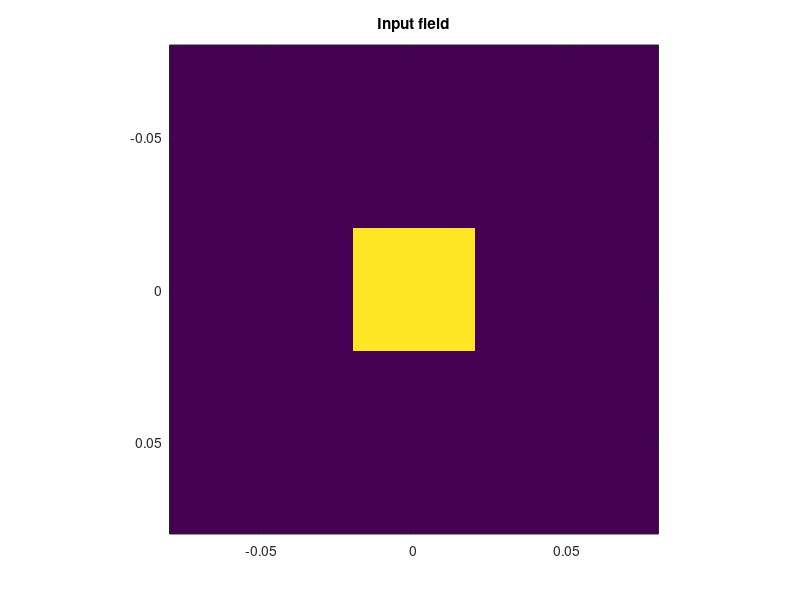
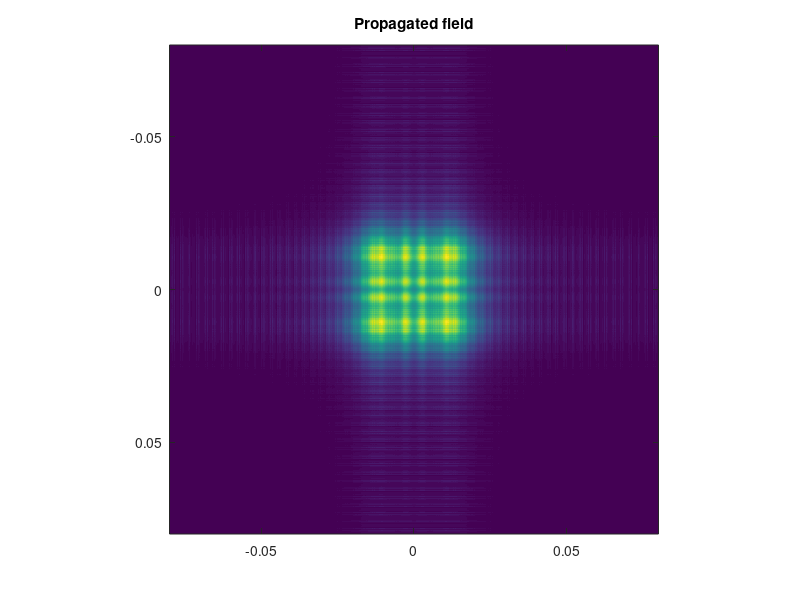

Here is the MATLAB script that generated these plots, in order:
% My_FFT_code.m
% Simple code to understand how to progate a laser beam over a certain distance 
% using a FFT method
% !! For clarity, this code is absolutely not optmised !!
% Jerome Degallaix - March 2008

clear all

%-----------------------------------------------------------------
fprintf('\n*******************************************************\n ')
fprintf('                   Simple FFT code                       \n ')

%--------------------- Parameters simulations --------------------
% Dimension of the 2D grid

Grid.Num_point = 512;                       % Number of point of the grid
Grid.Length = 0.16;                         % Physical dimension of the grid in meter

% Parameters of the input laser beam
Laser.lambda = 1064e-9;                     % Wavelength of the laser in meter

% Distance to propagate the beam
Distance_prop = 100;                        % The propagation will be simulated over this distance (m)

% Additional variables
Laser.k_prop = 2*pi/Laser.lambda;           % Propagation constant
Grid.step = Grid.Length/Grid.Num_point;     % Physical size of one pixel of the grid


%--------------------- Create the scale for the grid -----------

Grid.vector = 1:Grid.Num_point;             

Grid.axis = -Grid.Length/2 + Grid.step/2 + (Grid.vector-1)*Grid.step;               % Physical position of the pixels along the x/y axis
Grid.axis_fft = -1/(2*Grid.step) + (Grid.vector-1)*1/(Grid.Num_point*Grid.step);    % Spatial frequency of the pixels in the Fourrier plane

%-------------------- Create propagation matrix  --------------------------

Mat_propagation = complex(zeros(Grid.Num_point,Grid.Num_point,'double'));

for m = 1:Grid.Num_point
    for n = 1:Grid.Num_point

        Mat_propagation(m,n) = exp(i*(-Laser.k_prop*Distance_prop + ...
            pi*Laser.lambda*(Grid.axis_fft(m)^2 + Grid.axis_fft(n).^2)*Distance_prop));

    end
end

%------------------- Create the input field ----------------------
% The input field is a uniform square of light of 10cm * 10cm
Square_dimension = 0.04;              % Physical dimension of the side of the square light field 

Field.Start = complex(zeros(Grid.Num_point,Grid.Num_point,'double'));
Laser.amplitude = 1;        % Arbitrary amplitude

for m = 1:Grid.Num_point
    for n = 1:Grid.Num_point

        if (abs(Grid.axis(m)) < Square_dimension/2) & (abs(Grid.axis(n)) < Square_dimension/2)
            Field.Start(m,n) = 1;
        end
                    
    end
end

% % Try also for a round uniform light intensity
% 
% Round_diameter = 0.1;              
% Field.Start = zeros(Grid.Num_point,Grid.Num_point,'double');
% Laser.amplitude = 1;        
% 
% for m = 1:Grid.Num_point
%     for n = 1:Grid.Num_point
%         if ((Grid.axis(m)^2 + Grid.axis(n)^2 ) < (Round_diameter/2)^2)
%             Field.Start(m,n) = 1;
%         end                    
%     end
% end

%------------------ Propagate the field ---------------------------

Field.Fourier = fftshift(fft2(Field.Start));       % Do the Fourier transform of the input field
Field.Fourier = Field.Fourier .* Mat_propagation;  % Do the propagation in the frequency domain
Field.End = ifft2(ifftshift(Field.Fourier));       % Do the inverse Fourier transform 


%----------------- Display the results -------------------------------

figure(101)
clf;
imagesc(Grid.axis,Grid.axis,Field.Start)
title('Input field')
axis square

figure(102)
clf;
imagesc(Grid.axis,Grid.axis,abs(Field.End))
title('Propagated field')
axis square

